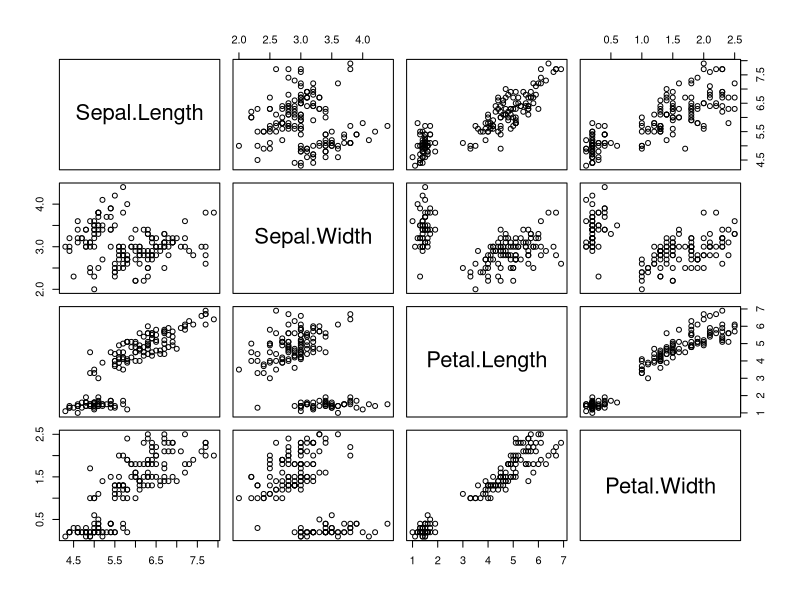
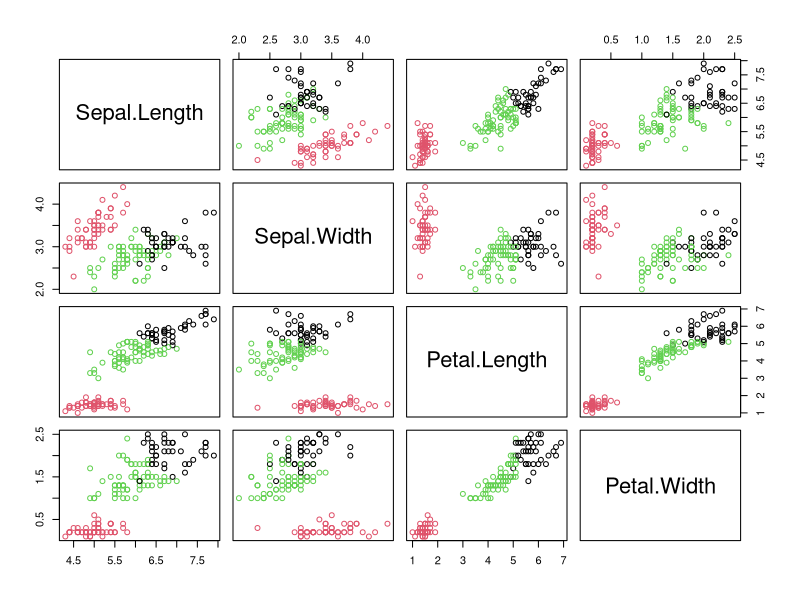
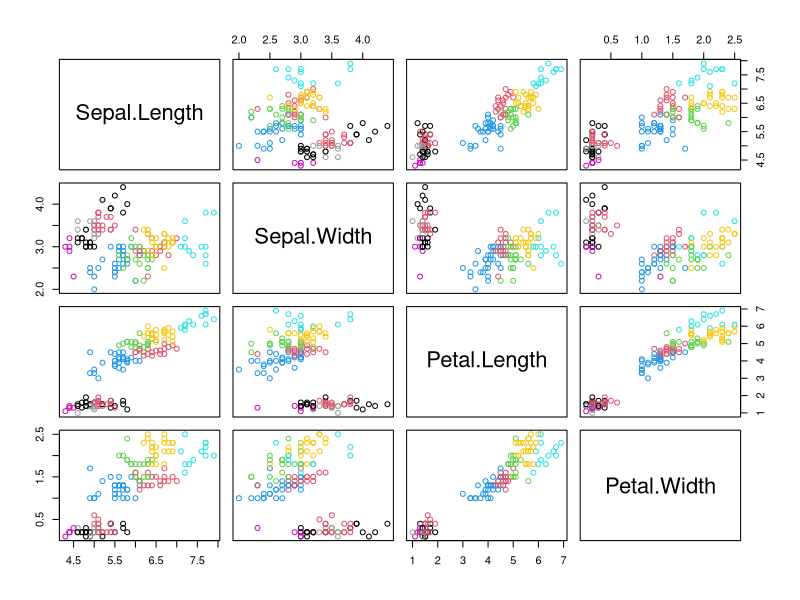

The R script that drew these images, in order:
## ---- chunk 1
head(iris)
## ---- chunk 2
summary(iris)
## ---- chunk 3
x <- subset(iris, select=-Species)
pairs(x)
## ---- chunk 4
kmeans_out <- kmeans(x, centers=3)
pairs(x, col=kmeans_out$cluster)
## ---- chunk 5
kmeans_out <- kmeans(x, centers=10)
pairs(x, col=kmeans_out$cluster)
